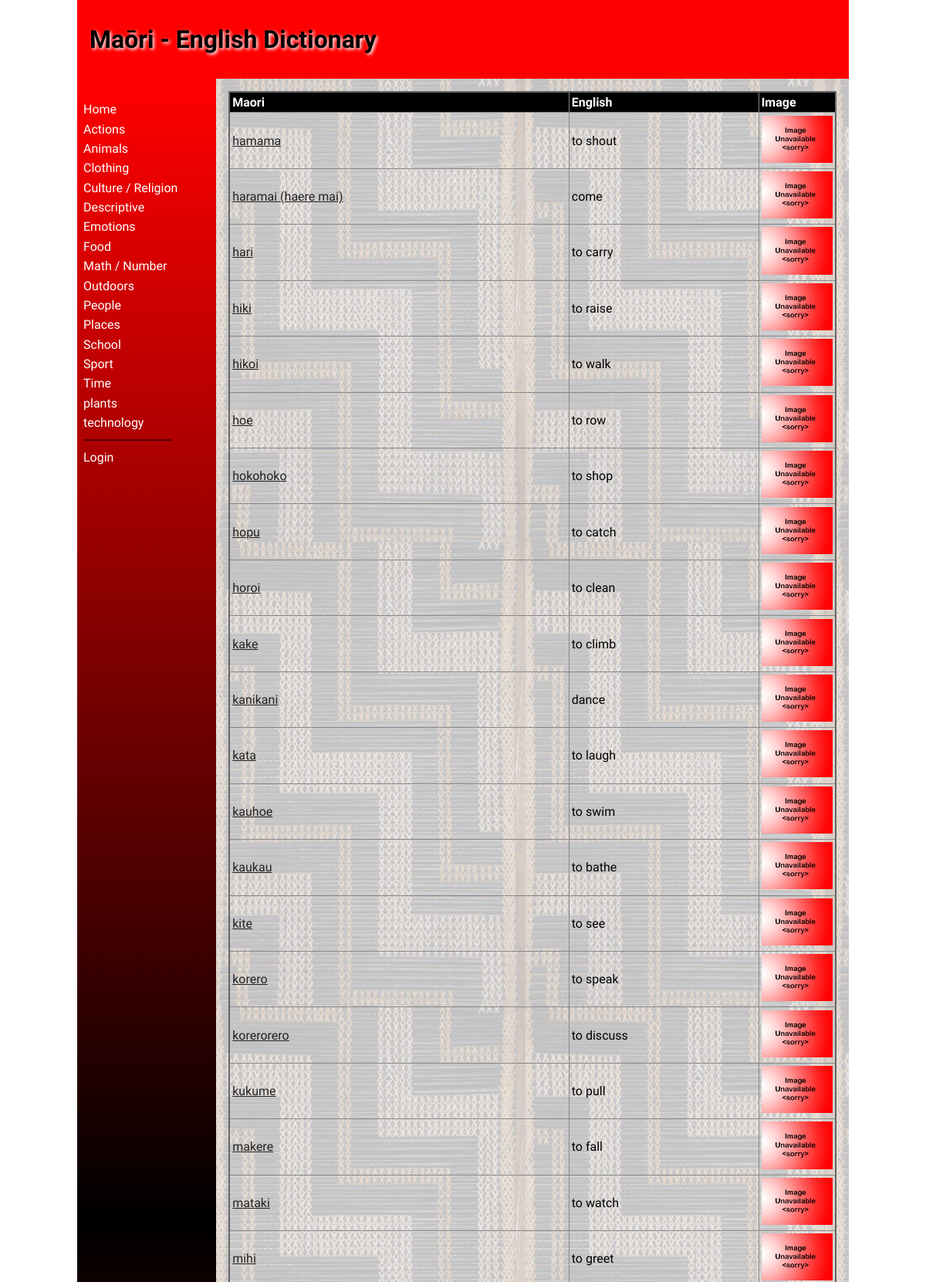
Page /category/1 (upper part) on the committed database.
### tables this page shows
CREATE TABLE categories
(
	id integer
		constraint categories_pk
			primary key autoincrement,
	name varchar(30)
);

CREATE TABLE "dictionary"
(
	id integer
		constraint dictionary_pk
			primary key autoincrement,
	maori_word varchar(30),
	definition varchar(50),
	level int,
	english_word varchar(30),
	image varchar(30),
	editor_id integer
		constraint dictionary_users_id_fk
			references users,
	editted varchar(30),
	cat_id integer
		references categories
			on update cascade on delete cascade
);

### app.py (the view)
@app.route('/category/<catID>')
def render_home1(catID):
    con = create_connection(DATABASE)
    query = "SELECT id, maori_word, english_word, image FROM dictionary WHERE cat_id=? ORDER BY maori_word ASC"
    cur = con.cursor()
    cur.execute(query, (catID, ))
    word_list = cur.fetchall()
    con.close
    return render_template("category.html", logged_in=is_logged_in(), categories=get_categories(), words=word_list)

### app.py (called while the page is built)
def create_connection(db_file):
    try:
        connection = sqlite3.connect(db_file)
        return connection
    except Error as e:
        print(e)
    return None

def is_logged_in():
    if session.get("email") is None:
        print('Not Logged In')
        return False
    print('Logged In')
    return True

def get_categories():
    con = create_connection(DATABASE)
    print(con)
    query = "SELECT id, name FROM categories ORDER BY name ASC"
    cur = con.cursor()
    cur.execute(query)
    category_list = cur.fetchall()
    con.close()
    return category_list

### templates/category.html (shortened to what this page needs)
{% extends 'base.html' %}
{% block heading %}Maōri - English Dictionary{% endblock %}
{% block main %}
<table>
    <tr>
        <th>Maori</th>
        <th>English</th>
        <th>Image</th>
    </tr>
    {% for word in words %}
    <tr>
        <td><a href="/word/{{ word[0] }}">{{ word[1] }}</a></td>
        <td>{{ word[2] }}</td>
        <td width="100"><img src="/static/images/{{ word[3] }}"></td>
    </tr>
    {% endfor %}
</table>
{% endblock %}

### templates/base.html (shortened to what this page needs)
<!doctype html>
<html lang="en">
<head>
    <link href="{{ url_for('static', filename='css/style.css') }}" rel="stylesheet">
</head>
<body>
<div id="container">
    <header>
        <h1>{% block heading %}{% endblock %}</h1>
    </header>
    <nav>
        <ul>
            <li><a href="\">Home</a></li>
            {% for category in categories %}
            <li><a href="/category/{{category[0]}}">{{category[1]}}</a></li>
            {% endfor %}
        --------------------------
        {% if logged_in %}
              <li><a href="\logout">Logout</a></li>
    {% else %}
            <li><a href="\login">Login</a></li>
        </ul>
        {% endif %}
    </nav>
    <main>
        {% block main%}{% endblock %}
    </main>
</div>
</body>
</html>

### static/css/style.css (style rules this page uses)
* { font-family: Comfortaa, sans-serif; margin: 0; padding: 0; box-sizing: border-box; }
#container { display: grid; grid-template-columns: 75px auto; grid-template-areas: 'nav header' 'main main' 'footer footer'; }
header { grid-area: header; background-color: #f00; padding: 1rem; }
nav { grid-area: nav; }
main { grid-area: main; padding: 1rem; background-color: #edd; }
h1, h2, h3, h4 { padding: 1rem 0; font-family: 'Suez One', serif; color: #000; text-shadow: 2px 2px 4px #fff; }
a { color: #222; }
img { width: 100%; }
table { width: 100%; border: 2px solid #666; border-collapse: collapse; }
th, td { border: 1px solid #888; padding: 0.2rem; text-align: left; }
th { background-color: #000; color: #fff; }
@media only screen and (min-width: 768px) { #container { grid-template-columns: 180px auto; grid-template-areas: 'header header' 'nav main' 'footer footer'; } }
@media only screen and (min-width: 768px) { nav { background: linear-gradient(180deg, rgba(255,0,0,1) 0%, rgba(0, 0, 0, 1) 50%, rgba(255,0,0,1) 100%); padding: 0.5rem; } }
@media only screen and (min-width: 768px) { nav ul { list-style: none; } }
@media only screen and (min-width: 768px) { nav li { padding: 0.2rem 0; } }
@media only screen and (min-width: 768px) { nav a { color: #fff; text-decoration: none; } }
@media only screen and (min-width: 768px) { main { background-image: url('/poutama.jpg'); } }
@media only screen and (min-width: 1000px) { #container { width: 1000px; margin: auto; } }

### rows in the picture
categories: name "Actions"
categories: name "Animals"
categories: name "Clothing"
categories: name "Culture / Religion"
categories: name "Descriptive"
categories: name "Emotions"
categories: name "Food"
categories: name "Math / Number"
categories: name "Outdoors"
categories: name "People"
categories: name "Places"
categories: name "School"
categories: name "Sport"
categories: name "Time"
categories: name "plants"
categories: name "technology"
dictionary: maori_word "hamama", english_word "to shout", image (placeholder picture)
dictionary: maori_word "haramai (haere mai)", english_word "come", image (placeholder picture)
dictionary: maori_word "hari", english_word "to carry", image (placeholder picture)
dictionary: maori_word "hiki", english_word "to raise", image (placeholder picture)
dictionary: maori_word "hikoi", english_word "to walk", image (placeholder picture)
dictionary: maori_word "hoe", english_word "to row", image (placeholder picture)
dictionary: maori_word "hokohoko", english_word "to shop", image (placeholder picture)
dictionary: maori_word "hopu", english_word "to catch", image (placeholder picture)
dictionary: maori_word "horoi", english_word "to clean", image (placeholder picture)
dictionary: maori_word "kake", english_word "to climb", image (placeholder picture)
dictionary: maori_word "kanikani", english_word "dance", image (placeholder picture)
dictionary: maori_word "kata", english_word "to laugh", image (placeholder picture)
dictionary: maori_word "kauhoe", english_word "to swim", image (placeholder picture)
dictionary: maori_word "kaukau", english_word "to bathe", image (placeholder picture)
dictionary: maori_word "kite", english_word "to see", image (placeholder picture)
dictionary: maori_word "korero", english_word "to speak", image (placeholder picture)
dictionary: maori_word "korerorero", english_word "to discuss", image (placeholder picture)
dictionary: maori_word "kukume", english_word "to pull", image (placeholder picture)
dictionary: maori_word "makere", english_word "to fall", image (placeholder picture)
dictionary: maori_word "mataki", english_word "to watch", image (placeholder picture)
dictionary: maori_word "mihi", english_word "to greet", image (placeholder picture)
